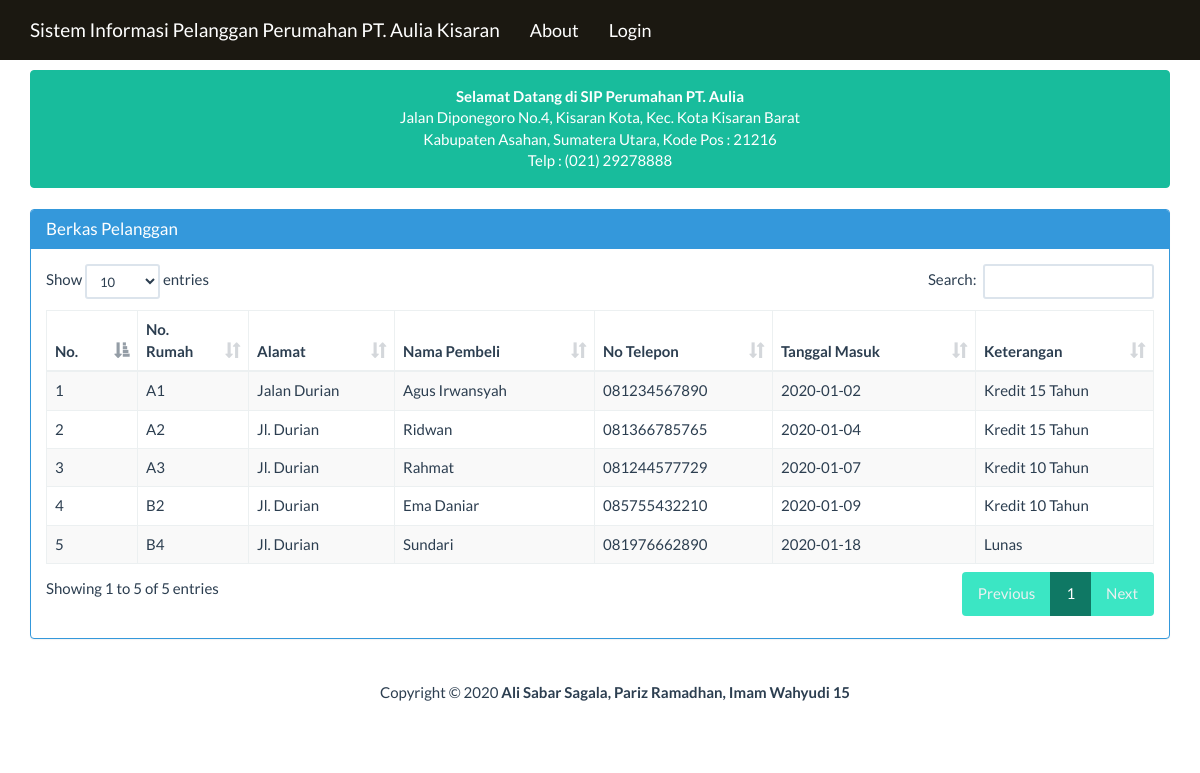
The page / on the database its author committed.
### tables this page shows
CREATE TABLE `perumahan` (
  `no` int(4) NOT NULL,
  `no_rumah` varchar(10) NOT NULL,
  `alamat` varchar(50) NOT NULL,
  `nama_pembeli` varchar(30) NOT NULL,
  `no_telp` varchar(16) NOT NULL,
  `tgl_masuk` date NOT NULL,
  `keterangan` varchar(100) NOT NULL
);

### beranda1.php (the view, shortened to what this page needs)
<div class="container">
    <div class="row">
        <div class ="col-xs-12">
            <div class="alert alert-success">
               <center> <strong>Selamat Datang di SIP Perumahan PT. Aulia</strong></center>
			   <p align="center">
                              Jalan Diponegoro No.4, Kisaran Kota, Kec. Kota Kisaran Barat<br>
                              Kabupaten Asahan, Sumatera Utara, Kode Pos : 21216
                            <br>Telp  : (021) 29278888<br></p>
            </div>
        </div>
    </div>
    <div class="row">
        <div class="col-sm-12 col-xs-12">
            <div class="panel panel-info">
                <div class="panel-heading">
                    <h3 class="panel-title">Berkas Pelanggan</h3>
                </div>
                <div class="panel-body">
                     <table id="dtskripsi" class="table table-bordered table-striped table-hover">
					 <center>
                        <thead>
                            <tr>
                                <th>No.</th><th width="10%">No. Rumah</th><th>Alamat</th><th>Nama Pembeli</th><th>No Telepon</th><th>Tanggal Masuk</th><th>Keterangan</th>
                            </tr>
                        </thead>
                        <tbody>
                            <?php
                            $sql = "SELECT * FROM perumahan";
                            $query = mysqli_query($koneksi, $sql) or die("SQL Anda Salah");
                            $nomor = 0;
                            while ($data = mysqli_fetch_array($query)) {
                                $nomor++;
                                ?>
                                <tr>
                                    <td><?= $nomor ?></td>
                                    <td><?= $data['no_rumah'] ?></td>
                                    <td><?= $data['alamat'] ?></td>
                                    <td><?= $data['nama_pembeli'] ?></td>
									<td><?= $data['no_telp'] ?></td>
									<td><?= $data['tgl_masuk'] ?></td>
                                    <td><?= $data['keterangan'] ?></td>
                                </tr>
                            <?php } ?>
                        </tbody>
                    </table>
                </div>
            </div>
        </div>
</div>

### index.php (shortened to what this page needs)
<!DOCTYPE html>
<html>
    <head>
        <link href="Assets/css/bootstrap.min.css" rel="stylesheet" type="text/css"/>
        <link href="Assets/css/dataTables.bootstrap.min.css" rel="stylesheet" type="text/css"/>
        <link href="Assets/font-awesome-4.5.0/css/font-awesome.min.css" rel="stylesheet" type="text/css"/>
    </head>
    <body>
        <?php
        require 'menu.php';
        ?>
        <?php
        require 'content.php';
        ?>
        <?php
        require 'footer.php';
        ?>
    </body>
    </html>

### menu.php (shortened to what this page needs)
<nav class="navbar navbar-inverse navbar-fixed-top">
    <div class="container">
        <div class="navbar-header">
            <a class="navbar-brand" href="?page=utama">Sistem Informasi Pelanggan Perumahan PT. Aulia Kisaran</a>
        </div>
        <div id="navbar" class="navbar-collapse collapse">
            <ul class="nav navbar-nav">
                <li><a href="?page=about&actions=tampil">About</a></li>
                <li><a href="?page=kontak&actions=tampil">Login</a></li>
            </ul>
        </div>
    </div>
</nav>

### content.php (shortened to what this page needs)
<?php
@$page=$_GET['page'];
if(empty ($page)){
    require 'beranda1.php';
}

### footer.php
<div class="container">
<tbody>
                          <div class="col-sm-2" align="center">
                          </div>
                          <div class="col-sm-8" align="center">
                            <br>
                            Copyright &COPY; <?= date('Y')?> <b>Ali Sabar Sagala, Pariz Ramadhan, Imam Wahyudi 15</b>
                            <br><br><br>
                          </div>
                          <div class="col-sm-2" align="center">
                          </div>
                        </tbody>
</div>

### index.php (style rules this page uses)
body { margin-top:70px; }

### menu.php (style rules this page uses)
.navbar-inverse { background-color: #1B1811; font-size:18px; }

### rows shown on the page
perumahan: no_rumah "A1", alamat "Jalan Durian", nama_pembeli "Agus Irwansyah", no_telp "081234567890", tgl_masuk "2020-01-02", keterangan "Kredit 15 Tahun"
perumahan: no_rumah "A2", alamat "Jl. Durian", nama_pembeli "Ridwan", no_telp "081366785765", tgl_masuk "2020-01-04", keterangan "Kredit 15 Tahun"
perumahan: no_rumah "A3", alamat "Jl. Durian", nama_pembeli "Rahmat", no_telp "081244577729", tgl_masuk "2020-01-07", keterangan "Kredit 10 Tahun"
perumahan: no_rumah "B2", alamat "Jl. Durian", nama_pembeli "Ema Daniar", no_telp "085755432210", tgl_masuk "2020-01-09", keterangan "Kredit 10 Tahun"
perumahan: no_rumah "B4", alamat "Jl. Durian", nama_pembeli "Sundari", no_telp "081976662890", tgl_masuk "2020-01-18", keterangan "Lunas"
